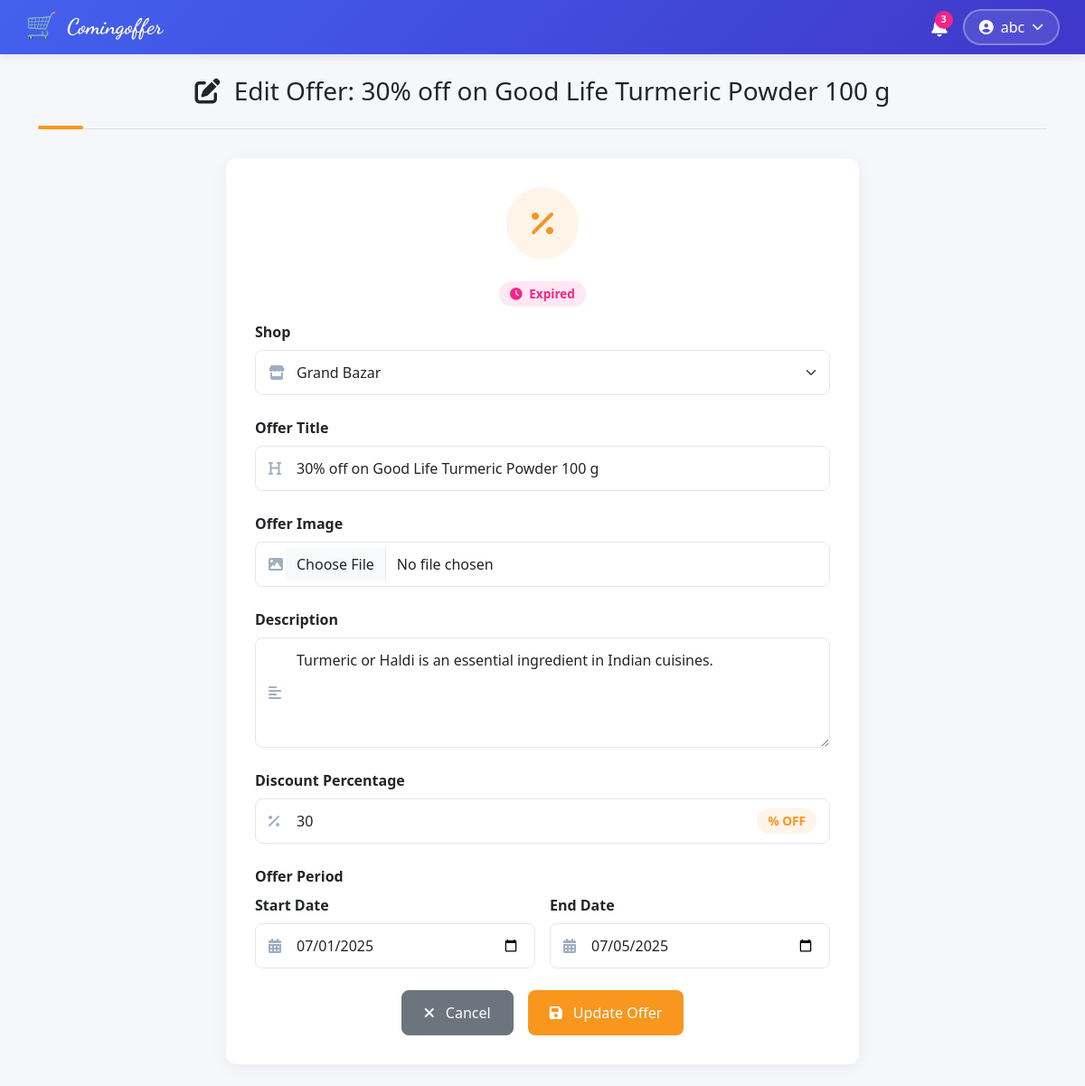
Screenshot of /dashboard/edit_offer.php?id=1 (signed in) with the database file from the repository.
### tables this page shows
CREATE TABLE `offers` (
  `offer_id` int(11) NOT NULL,
  `shop_id` int(11) DEFAULT NULL,
  `title` varchar(100) DEFAULT NULL,
  `description` text DEFAULT NULL,
  `discount_percent` int(11) DEFAULT NULL,
  `start_date` date DEFAULT NULL,
  `end_date` date DEFAULT NULL,
  `image_path` varchar(255) DEFAULT NULL,
  `created_at` timestamp NOT NULL DEFAULT current_timestamp(),
  `category_id` int(11) DEFAULT NULL
);

CREATE TABLE `shops` (
  `shop_id` int(11) NOT NULL,
  `owner_id` int(11) DEFAULT NULL,
  `shop_name` varchar(100) DEFAULT NULL,
  `address` text DEFAULT NULL,
  `city` varchar(100) DEFAULT NULL,
  `state` varchar(100) DEFAULT NULL,
  `pincode` varchar(10) DEFAULT NULL,
  `latitude` decimal(10,8) DEFAULT NULL,
  `longitude` decimal(11,8) DEFAULT NULL,
  `created_at` timestamp NOT NULL DEFAULT current_timestamp(),
  `image` varchar(255) DEFAULT NULL
);

### dashboard/edit_offer.php (the view, shortened to what this page needs)
<?php
require_once '../config/db.php';
$id = $_GET['id'];
$user_id = $_SESSION['user_id'];
$offer = $conn->query("SELECT * FROM offers WHERE offer_id = $id")->fetch_assoc();
$shops = $conn->query("SELECT * FROM shops WHERE owner_id = $user_id");
?>
<!DOCTYPE html>
<html lang="en">
<head>
  <link href="../assets/css/bootstrap.min.css" rel="stylesheet">
  <link rel="stylesheet" href="https://cdnjs.cloudflare.com/ajax/libs/font-awesome/6.4.0/css/all.min.css">
  <link rel="stylesheet" href="../assets/css/edit_offer.css">
</head>
<body>
  <?php include '../includes/navbar.php'; ?>
  <div class="container py-4">
    <div class="edit-header text-center">
      <h3><i class="fas fa-edit me-2"></i> Edit Offer: <?= htmlspecialchars($offer['title']) ?></h3>
    </div>
    <div class="edit-container">
      <div class="offer-icon">
        <i class="fas fa-percentage"></i>
      </div>
      <?php
      $current_date = date('Y-m-d');
      $status = '';
      if ($current_date < $offer['start_date']) {
        $status = 'upcoming';
      } elseif ($current_date > $offer['end_date']) {
        $status = 'expired';
      } else {
        $status = 'active';
      }
      ?>
      <div class="text-center">
        <span class="status-badge status-<?= $status ?>">
          <i class="fas <?=
                        $status == 'active' ? 'fa-bolt' : ($status == 'expired' ? 'fa-clock' : 'fa-calendar-plus')
                        ?> me-1"></i>
          <?= ucfirst($status) ?>
        </span>
      </div>
      <form method="POST" enctype="multipart/form-data">
        <div class="mb-4">
          <label for="shop_id" class="form-label">Shop</label>
          <div class="input-group-icon">
            <i class="fas fa-store"></i>
            <select name="shop_id" id="shop_id" class="form-select" required>
              <?php while ($shop = $shops->fetch_assoc()): ?>
                <option value="<?= htmlspecialchars($shop['shop_id']) ?>"
                  <?= ($shop['shop_id'] == $offer['shop_id']) ? 'selected' : '' ?>>
                  <?= htmlspecialchars($shop['shop_name']) ?>
                </option>
              <?php endwhile; ?>
            </select>
          </div>
        </div>
        <div class="mb-4">
          <label for="title" class="form-label">Offer Title</label>
          <div class="input-group-icon">
            <i class="fas fa-heading"></i>
            <input type="text" name="title" id="title" class="form-control"
              value="<?= htmlspecialchars($offer['title']) ?>" required>
          </div>
        </div>
        <div class="mb-4">
          <label for="image" class="form-label">Offer Image</label>
          <div class="input-group-icon">
            <i class="fas fa-image"></i>
            <input type="file" name="image" id="image" class="form-control">
          </div>
        </div>
        <div class="mb-4">
          <label for="description" class="form-label">Description</label>
          <div class="input-group-icon">
            <i class="fas fa-align-left"></i>
            <textarea name="description" id="description" class="form-control" rows="4"><?= htmlspecialchars($offer['description']) ?></textarea>
          </div>
        </div>
        <div class="mb-4">
          <label for="discount_percent" class="form-label">Discount Percentage</label>
          <div class="input-group-icon" style="position: relative;">
            <i class="fas fa-percent"></i>
            <input type="number" name="discount_percent" id="discount_percent" class="form-control"
              value="<?= htmlspecialchars($offer['discount_percent']) ?>" min="1" max="100" required>
            <span class="discount-badge">% OFF</span>
          </div>
        </div>
        <div class="mb-4">
          <label class="form-label">Offer Period</label>
          <div class="date-row">
            <div class="date-col">
              <label for="start_date" class="form-label">Start Date</label>
              <div class="input-group-icon">
                <i class="fas fa-calendar-alt"></i>
                <input type="date" name="start_date" id="start_date" class="form-control"
                  value="<?= htmlspecialchars($offer['start_date']) ?>" required>
              </div>
            </div>
            <div class="date-col">
              <label for="end_date" class="form-label">End Date</label>
              <div class="input-group-icon">
                <i class="fas fa-calendar-alt"></i>
                <input type="date" name="end_date" id="end_date" class="form-control"
                  value="<?= htmlspecialchars($offer['end_date']) ?>" required>
              </div>
            </div>
          </div>
        </div>
        <div class="d-flex justify-content-center gap-3">
          <a href="offers.php" class="btn btn-secondary btn-cancel">
            <i class="fas fa-times me-2"></i> Cancel
          </a>
          <button type="submit" class="btn btn-update">
            <i class="fas fa-save me-2"></i> Update Offer
          </button>
        </div>
      </form>
    </div>
  </div>
</body>
</html>

### assets/css/edit_offer.css (style rules this page uses)
:root { --primary-color: #4361ee; --secondary-color: #3f37c9; --accent-color: #4895ef; --light-color: #f8f9fa; --dark-color: #212529; --success-color: #4cc9f0; --warning-color: #f8961e; --danger-color: #f72585; }
body { background-color: #f5f7fb; font-family: 'Segoe UI', Tahoma, Geneva, Verdana, sans-serif; }
.edit-header { margin-bottom: 2rem; padding-bottom: 1rem; border-bottom: 1px solid rgba(0, 0, 0, 0.1); position: relative; }
.edit-header:after { content: ''; position: absolute; left: 0; bottom: -1px; width: 50px; height: 4px; background: var(--warning-color); border-radius: 2px; }
.edit-container { background: white; border-radius: 12px; box-shadow: 0 4px 20px rgba(0, 0, 0, 0.05); padding: 2rem; max-width: 700px; margin: 0 auto; }
.form-label { font-weight: 600; color: var(--dark-color); margin-bottom: 0.5rem; display: block; }
.form-control, .form-select { border-radius: 8px; padding: 0.75rem 1rem; border: 1px solid #e2e8f0; transition: all 0.3s ease; }
.input-group-icon { position: relative; }
.input-group-icon i { position: absolute; left: 15px; top: 50%; transform: translateY(-50%); color: #a0aec0; z-index: 10; }
.input-group-icon .form-control, .input-group-icon .form-select { padding-left: 45px; }
.btn-update { background-color: var(--warning-color); border: none; padding: 0.75rem 1.5rem; font-weight: 500; border-radius: 8px; transition: all 0.3s ease; color: white; }
.btn-cancel { border-radius: 8px; padding: 0.75rem 1.5rem; font-weight: 500; transition: all 0.3s ease; }
.offer-icon { width: 80px; height: 80px; background: rgba(248, 150, 30, 0.1); border-radius: 50%; display: flex; align-items: center; justify-content: center; margin: 0 auto 1.5rem; color: var(--warning-color); font-size: 2rem; }
.date-row { display: flex; gap: 1rem; }
.date-col { flex: 1; }
.discount-badge { position: absolute; right: 15px; top: 50%; transform: translateY(-50%); background: rgba(248, 150, 30, 0.1); color: var(--warning-color); padding: 0.25rem 0.75rem; border-radius: 20px; font-size: 0.85rem; font-weight: 600; }
.status-badge { display: inline-block; padding: 0.25rem 0.75rem; border-radius: 20px; font-size: 0.85rem; font-weight: 600; margin-bottom: 1rem; }
.status-expired { background: rgba(247, 37, 133, 0.1); color: var(--danger-color); }

### includes/navbar.php (style rules this page uses)
:root { --primary-color: #4361ee; --secondary-color: #3f37c9; --accent-color: #4895ef; --topbar-height: 60px; }

### rows the page displays
offers: title "30% off on Good Life Turmeric Powder 100 g", status "Expired", shop_id "Grand Bazar", description "Turmeric or Haldi is an essential ingredient in Indian cuisines.", discount_percent "30", start_date "07/01/2025", end_date "07/05/2025"

### other values shown
$_SESSION['username'] "abc"
